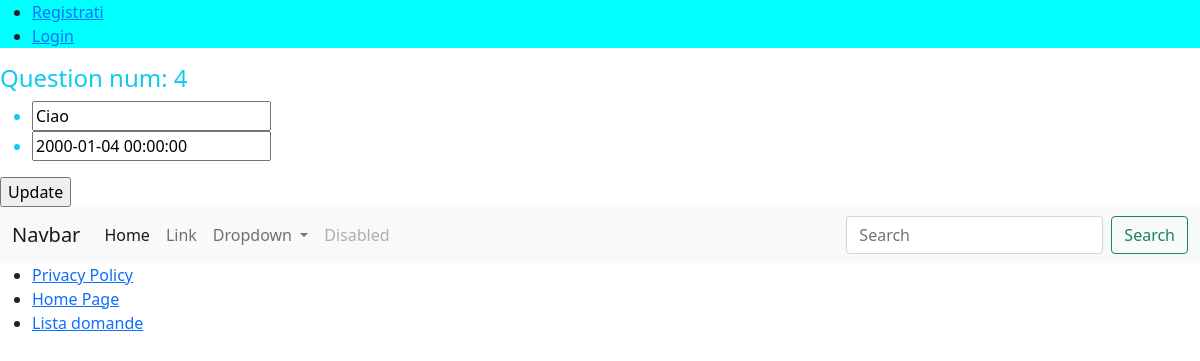
The app's page /polls/questions/4/edit/ with its own data.
### polls/models.py (models this page shows, shortened)
class Question(models.Model):
    q_text = models.CharField(max_length=100)
    pub_date = models.DateTimeField()

### polls/views.py (the view)
# urls.py: path('questions/<int:pk>/edit/', views.QuestionUpdateView.as_view(), name="question_update"),
class QuestionUpdateView(generic.UpdateView):
    model = Question
    fields = ["q_text", "pub_date"]
    template_name = "polls/question_update.html"
    success_url = reverse_lazy("polls:question_list")

### polls/templates/polls/question_update.html (shortened to what this page needs)
{% extends "base.html" %}
{% block content %}
<h4>Question num: {{object.id}}</h4>
<form method="post"> {% csrf_token %}
    <ul>
        <li>{{ form.q_text }}</li>
        <li>{{ form.pub_date }}</li>
    </ul>
    <input type="submit" value="Update"/>
</form>
{% endblock %}

### records on screen
Question: id "4", q_text "Ciao", pub_date "2000-01-04 00:00:00"
